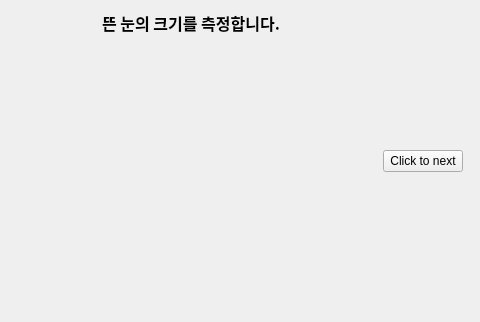
<?xml version="1.0" encoding="UTF-8"?>
<ui version="4.0">
 <class>CalibratePage</class>
 <widget class="QWidget" name="CalibratePage">
  <property name="geometry">
   <rect>
    <x>0</x>
    <y>0</y>
    <width>480</width>
    <height>320</height>
   </rect>
  </property>
  <property name="sizePolicy">
   <sizepolicy hsizetype="Fixed" vsizetype="Fixed">
    <horstretch>0</horstretch>
    <verstretch>0</verstretch>
   </sizepolicy>
  </property>
  <property name="windowTitle">
   <string>Form</string>
  </property>
  <layout class="QHBoxLayout" name="horizontalLayout">
   <item>
    <layout class="QVBoxLayout" name="verticalLayout">
     <item>
      <widget class="QLabel" name="infoLabel">
       <property name="sizePolicy">
        <sizepolicy hsizetype="Fixed" vsizetype="Fixed">
         <horstretch>0</horstretch>
         <verstretch>0</verstretch>
        </sizepolicy>
       </property>
       <property name="minimumSize">
        <size>
         <width>360</width>
         <height>0</height>
        </size>
       </property>
       <property name="maximumSize">
        <size>
         <width>360</width>
         <height>30</height>
        </size>
       </property>
       <property name="font">
        <font>
         <family>NanumGothic</family>
         <pointsize>12</pointsize>
         <bold>true</bold>
        </font>
       </property>
       <property name="text">
        <string>뜬 눈의 크기를 측정합니다.</string>
       </property>
       <property name="alignment">
        <set>Qt::AlignCenter</set>
       </property>
      </widget>
     </item>
     <item>
      <widget class="QLabel" name="videoLabel">
       <property name="sizePolicy">
        <sizepolicy hsizetype="Fixed" vsizetype="Fixed">
         <horstretch>0</horstretch>
         <verstretch>0</verstretch>
        </sizepolicy>
       </property>
       <property name="minimumSize">
        <size>
         <width>360</width>
         <height>270</height>
        </size>
       </property>
       <property name="maximumSize">
        <size>
         <width>360</width>
         <height>270</height>
        </size>
       </property>
       <property name="text">
        <string/>
       </property>
       <property name="alignment">
        <set>Qt::AlignCenter</set>
       </property>
      </widget>
     </item>
    </layout>
   </item>
   <item>
    <layout class="QVBoxLayout" name="verticalLayout_2">
     <item alignment="Qt::AlignHCenter">
      <widget class="QPushButton" name="nextButton">
       <property name="maximumSize">
        <size>
         <width>100</width>
         <height>16777215</height>
        </size>
       </property>
       <property name="text">
        <string>Click to next</string>
       </property>
      </widget>
     </item>
    </layout>
   </item>
  </layout>
 </widget>
 <resources/>
 <connections/>
</ui>
